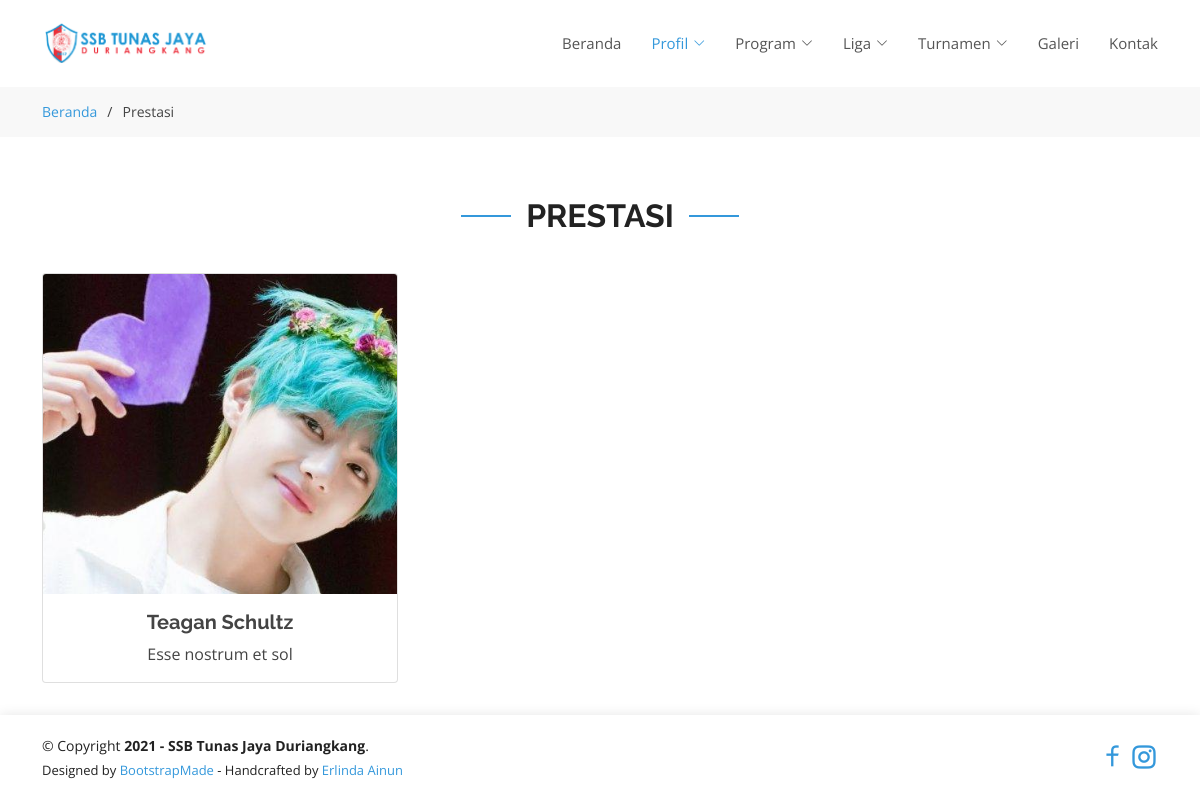
The page /achievement.php on the database as committed earlier.
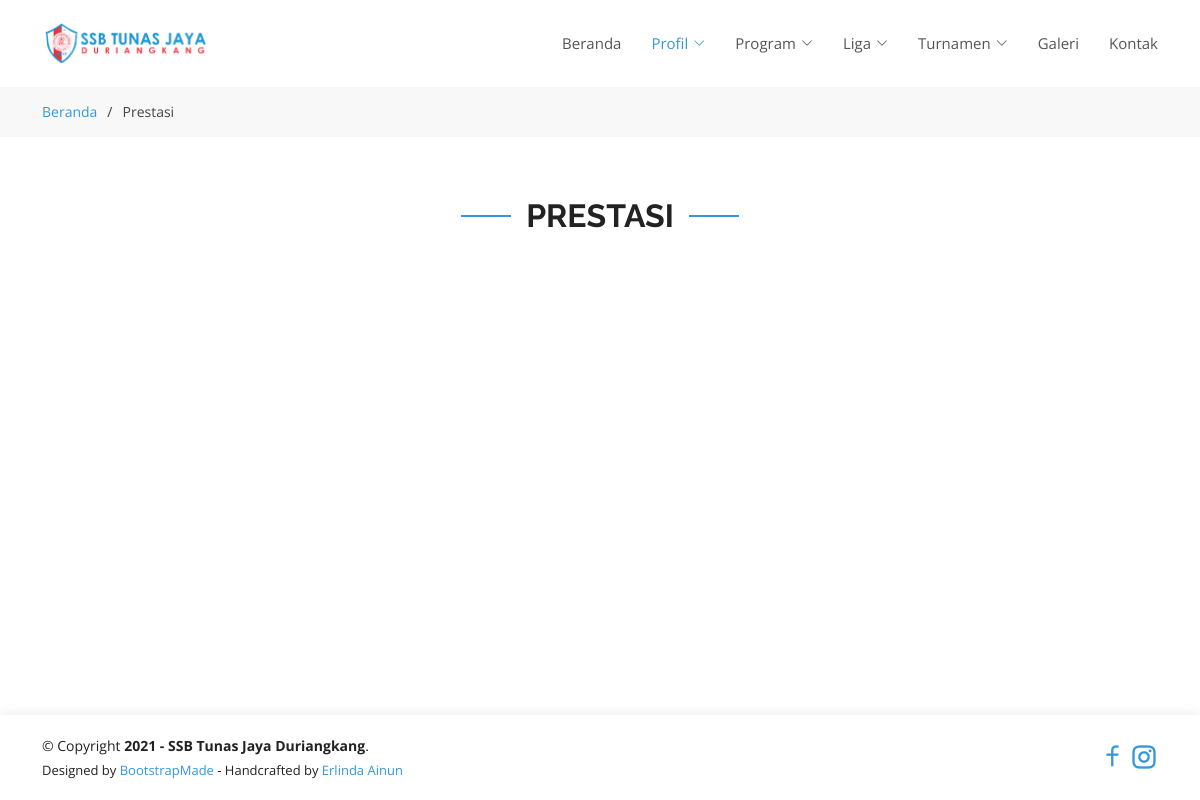
The same page on the database as committed later.
### tables this page shows
CREATE TABLE `achievements` (
  `id` int(11) NOT NULL,
  `name` varchar(45) DEFAULT NULL,
  `description` varchar(255) DEFAULT NULL,
  `image_path` text DEFAULT NULL,
  `created_at` timestamp NULL DEFAULT NULL,
  `updated_at` timestamp NULL DEFAULT NULL
);

### achievement.php (the view, shortened to what this page needs)
<!DOCTYPE html>
<html lang="en">
<head>
    <?php include 'connection.php'; ?>
    <link href="assets/vendor/aos/aos.css" rel="stylesheet">
    <link href="assets/vendor/bootstrap/css/bootstrap.min.css" rel="stylesheet">
    <link href="assets/vendor/bootstrap-icons/bootstrap-icons.css" rel="stylesheet">
    <link href="assets/vendor/boxicons/css/boxicons.min.css" rel="stylesheet">
    <link href="assets/vendor/glightbox/css/glightbox.min.css" rel="stylesheet">
    <link href="assets/vendor/remixicon/remixicon.css" rel="stylesheet">
    <link href="assets/vendor/swiper/swiper-bundle.min.css" rel="stylesheet">
    <link href="assets/css/style.css" rel="stylesheet">
</head>
<body>
    <?php include 'header.php'; ?>
    <main id="main">
        <section id="breadcrumbs" class="breadcrumbs">
            <div class="container">
                <div class="d-flex justify-content-between align-items-center">
                    <ol>
                        <li><a href="/">Beranda</a></li>
                        <li>Prestasi</li>
                    </ol>
                </div>
            </div>
        </section>
        <section id="contact" class="contact">
            <div class="container">
                <div class="section-title" data-aos="fade-up">
                    <h2>Prestasi</h2>
                </div>
                <div class="row" data-aos="fade-up">
                    <?php
                    $sql = 'SELECT * FROM `achievements`';
                    $result = $conn->query($sql);
                    while ($row = $result->fetch_assoc()) {
                        $image_path = str_replace('..', '', $row['image_path']);
                        $src = 'http://' . $_SERVER['HTTP_HOST'] . $image_path;
                    ?>
                        <div class="col-lg-4 col-md-6">
                            <div class="card">
                                <img src="<?php echo $src ?>" class="card-img-top" alt="...">
                                <div class="card-body manager">
                                    <h5 class="card-title"><strong><?php echo $row['name'] ?></strong></h5>
                                    <p class="card-text"><?php echo $row['description'] ?></p>
                                </div>
                            </div>
                        </div>
                    <?php } ?>
                </div>
            </div>
        </section>
    </main>
    <?php include 'footer.php'; ?>
</body>
</html>

Rows that differ between the two databases and show on the page:
removed achievements: image_path (picture), name "Teagan Schultz", description "Esse nostrum et sol"
